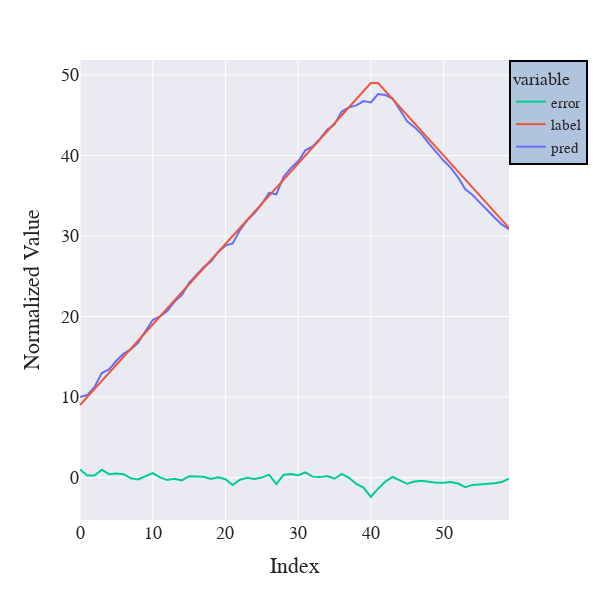

The cell this chart's notebook holds for it:
### Code cell
plot_df ={'prediction_index': np.arange(pred_horizon),
          'pred': output[-pred_horizon:],
          'label': label_test[-pred_horizon:],
          'error': output[-pred_horizon:]-label_test[-pred_horizon:]}

fig = px.line(plot_df, x='prediction_index', y=['pred','label','error'], width=600, height=600)
fig.update_layout(
    legend=dict(
        x=1,
        y=1,
        traceorder="reversed",
        font=dict(
            size=15,
        ),
        bgcolor="LightSteelBlue",
        bordercolor="Black",
        borderwidth=2
    )
)
fig.update_layout(
    autosize=False,
    width=600,
    height=600,
    yaxis=dict(
        title_text="Normalized Value",
    ),
    xaxis=dict(title_text="Index"),
    font=dict(
    family="Times new Roman",
    size=18),
    template='seaborn'
)
fig.show()

### Figure 1 — Plotly figure (JSON) as saved in the notebook; plotly's stock layout.template omitted (floating-point values rounded to 4 significant figures)
{"data": [{"hovertemplate": "variable=pred<br>prediction_index=%{x}<br>value=%{y}<extra></extra>", "legendgroup": "pred", "line": {"color": "#636efa", "dash": "solid"}, "marker": {"symbol": "circle"}, "mode": "lines", "name": "pred", "orientation": "v", "showlegend": true, "type": "scatter", "x": [0, 1, 2, 3, 4, 5, 6, 7, 8, 9, 10, 11, 12, 13, 14, 15, 16, 17, 18, 19, 20, 21, 22, 23, 24, 25, 26, 27, 28, 29, 30, 31, 32, 33, 34, 35, 36, 37, 38, 39, 40, 41, 42, 43, 44, 45, 46, 47, 48, 49, 50, 51, 52, 53, 54, 55, 56, 57, 58, 59], "xaxis": "x", "y": [9.996, 10.25, 11.26, 12.99, 13.42, 14.51, 15.42, 15.91, 16.76, 18.14, 19.56, 20.03, 20.69, 21.85, 22.65, 24.18, 25.18, 26.11, 26.82, 28.03, 28.8, 29.08, 30.73, 31.97, 32.84, 34.0, 35.37, 35.18, 37.37, 38.43, 39.28, 40.64, 41.12, 42.06, 43.18, 43.86, 45.45, 45.98, 46.21, 46.75, 46.59, 47.62, 47.51, 47.07, 45.65, 44.23, 43.52, 42.62, 41.48, 40.36, 39.37, 38.46, 37.27, 35.8, 35.09, 34.15, 33.2, 32.3, 31.44, 30.85], "yaxis": "y"}, {"hovertemplate": "variable=label<br>prediction_index=%{x}<br>value=%{y}<extra></extra>", "legendgroup": "label", "line": {"color": "#EF553B", "dash": "solid"}, "marker": {"symbol": "circle"}, "mode": "lines", "name": "label", "orientation": "v", "showlegend": true, "type": "scatter", "x": [0, 1, 2, 3, 4, 5, 6, 7, 8, 9, 10, 11, 12, 13, 14, 15, 16, 17, 18, 19, 20, 21, 22, 23, 24, 25, 26, 27, 28, 29, 30, 31, 32, 33, 34, 35, 36, 37, 38, 39, 40, 41, 42, 43, 44, 45, 46, 47, 48, 49, 50, 51, 52, 53, 54, 55, 56, 57, 58, 59], "xaxis": "x", "y": [9, 10, 11, 12, 13, 14.0, 15, 16, 17, 18, 19, 20, 21, 22, 23, 24, 25, 26, 27, 28.0, 29.0, 30, 31, 32, 33, 34, 35, 36, 37, 38, 39, 40, 41, 42, 43, 44, 45, 46, 47, 48, 49, 49, 48, 47, 46, 45, 44, 43, 42, 41, 40, 39, 38, 37, 36, 35, 34, 33, 32, 31], "yaxis": "y"}, {"hovertemplate": "variable=error<br>prediction_index=%{x}<br>value=%{y}<extra></extra>", "legendgroup": "error", "line": {"color": "#00cc96", "dash": "solid"}, "marker": {"symbol": "circle"}, "mode": "lines", "name": "error", "orientation": "v", "showlegend": true, "type": "scatter", "x": [0, 1, 2, 3, 4, 5, 6, 7, 8, 9, 10, 11, 12, 13, 14, 15, 16, 17, 18, 19, 20, 21, 22, 23, 24, 25, 26, 27, 28, 29, 30, 31, 32, 33, 34, 35, 36, 37, 38, 39, 40, 41, 42, 43, 44, 45, 46, 47, 48, 49, 50, 51, 52, 53, 54, 55, 56, 57, 58, 59], "xaxis": "x", "y": [0.9958, 0.248, 0.257, 0.9862, 0.4202, 0.5097, 0.4162, -0.08854, -0.2385, 0.1389, 0.5607, 0.02683, -0.312, -0.149, -0.3529, 0.1775, 0.1817, 0.107, -0.183, 0.02596, -0.1996, -0.9225, -0.2657, -0.03455, -0.1644, -0.001053, 0.371, -0.8223, 0.3653, 0.4292, 0.2849, 0.6352, 0.1174, 0.05803, 0.1847, -0.1426, 0.455, -0.01948, -0.7872, -1.245, -2.411, -1.38, -0.49, 0.07392, -0.3503, -0.7707, -0.4817, -0.3796, -0.5192, -0.6444, -0.6301, -0.5366, -0.7346, -1.198, -0.9086, -0.8504, -0.8008, -0.6979, -0.5567, -0.1479], "yaxis": "y"}], "layout": {"autosize": false, "font": {"family": "Times new Roman", "size": 18}, "height": 600, "legend": {"bgcolor": "LightSteelBlue", "bordercolor": "Black", "borderwidth": 2, "font": {"size": 15}, "title": {"text": "variable"}, "tracegroupgap": 0, "traceorder": "reversed", "x": 1, "y": 1}, "margin": {"t": 60}, "width": 600, "xaxis": {"anchor": "y", "domain": [0, 1], "title": {"text": "Index"}}, "yaxis": {"anchor": "x", "domain": [0, 1], "title": {"text": "Normalized Value"}}}}
